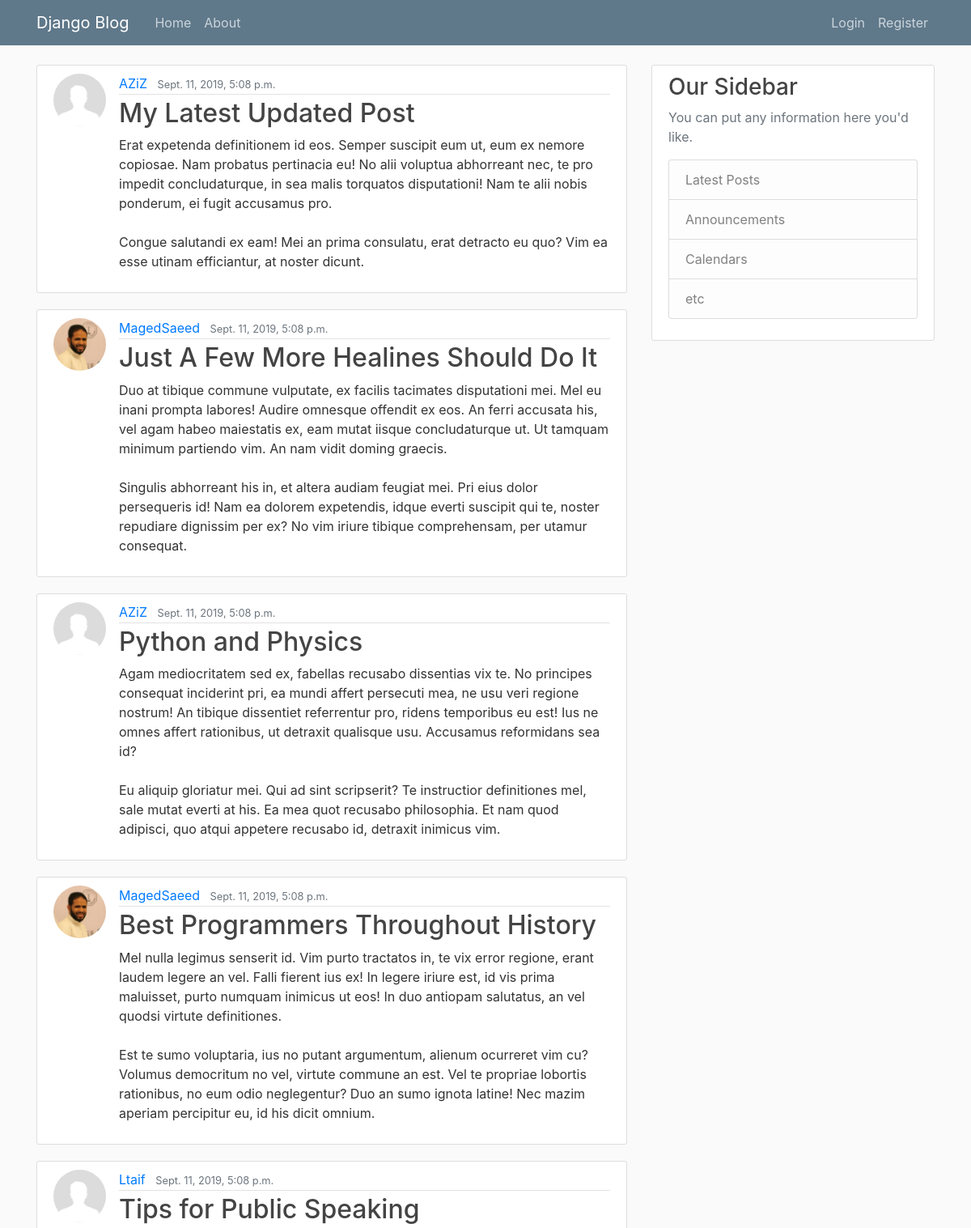
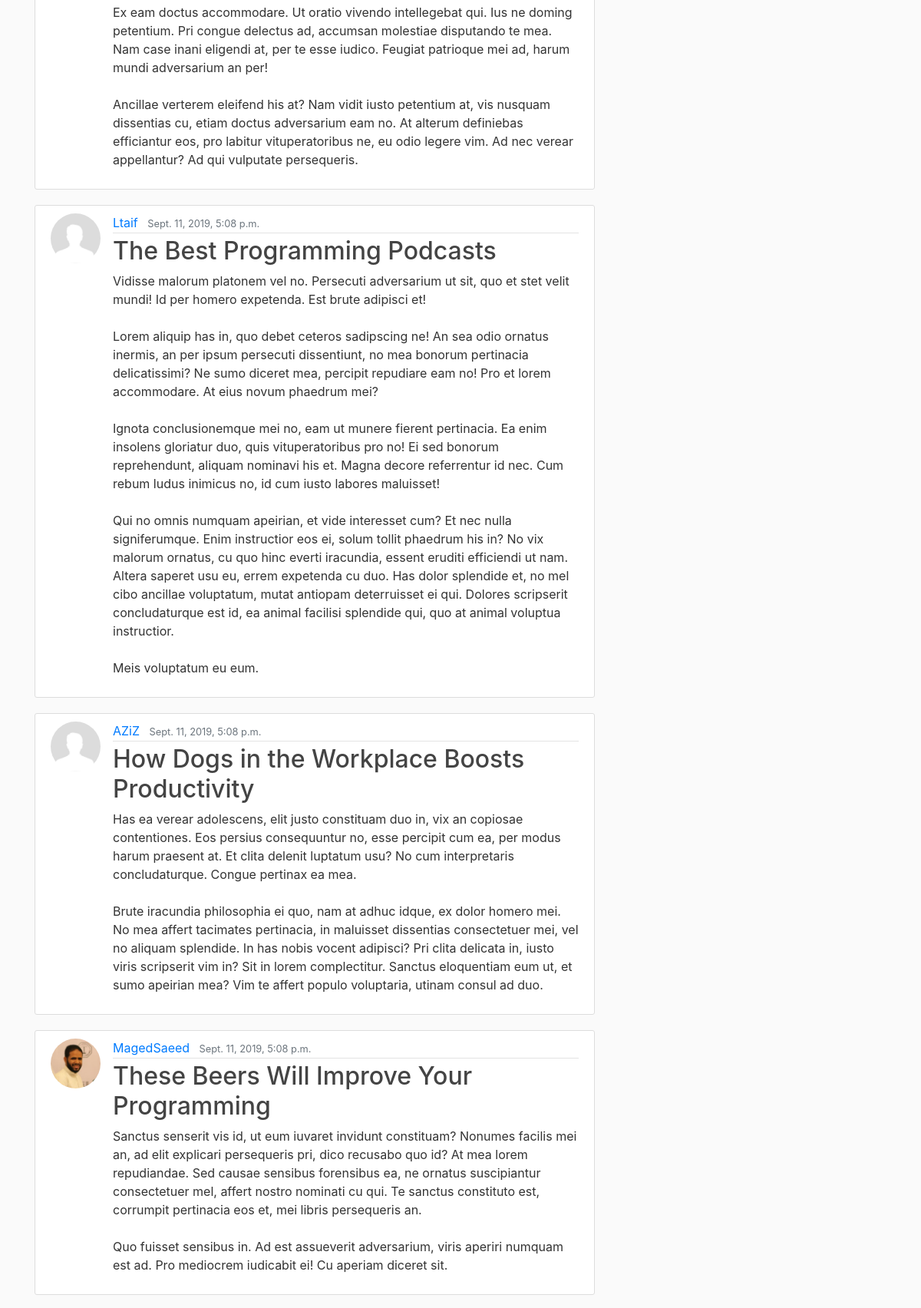
The page / (upper part) on the database its author committed (2 pictures, top to bottom).
### Blog/models.py (models this page shows, shortened)
class Post(models.Model):
    title = models.CharField(max_length=250)
    content = models.TextField()
    date_posted = models.DateTimeField(default=timezone.now)
    date_last_modified = models.DateTimeField(auto_now=True)
    author = models.ForeignKey(User, on_delete=models.CASCADE)

### Users/models.py (models this page shows, shortened)
class Profile(models.Model):
    user = models.OneToOneField(User, on_delete=models.CASCADE)
    img = models.ImageField(default='default.jpg', upload_to='profile_pics')

### Blog/views.py (the view)
# urls.py: path('', PostListView.as_view(), name="blog-home"),
class PostListView(ListView):
    model = Post
    template_name = 'blog/home.html'
    context_object_name = 'posts'
    ordering = ['-date_posted']

### Blog/templates/blog/home.html
{% extends "blog/base.html" %}
{% block content %}
    {% for post in posts %}
        <article class="media content-section">
            <img class="rounded-circle article-img" src="{{ post.author.profile.img.url }}" alt="">
            <div class="media-body">
                <div class="article-metadata">
                    <a class="mr-2" href="#">{{ post.author }}</a>
                    <small class="text-muted">{{ post.date_posted }}</small>
                </div>
                <h2><a class="article-title" href="{% url 'Blog:post-detail' post.id %}">{{ post.title }}</a></h2>
                <p class="article-content">{{ post.content }}</p>
            </div>
        </article>
    {% endfor %}
{% endblock content %}

### Blog/static/blog/main.css (style rules this page uses)
body { background: #fafafa; color: #333333; margin-top: 5rem; }
h1, h2, h3, h4, h5, h6 { color: #444444; }
.content-section { background: #ffffff; padding: 10px 20px; border: 1px solid #dddddd; border-radius: 3px; margin-bottom: 20px; }
.article-title { color: #444444; }
.article-content { white-space: pre-line; }
.article-img { height: 65px; width: 65px; margin-right: 16px; }
.article-metadata { padding-bottom: 1px; margin-bottom: 4px; border-bottom: 1px solid #e3e3e3 }

### rows shown on the page
Post: author.profile.img (placeholder picture), author "AZiZ", date_posted "Sept. 11, 2019, 5:08 p.m.", title "My Latest Updated Post", content "Erat expetenda definitionem id eos. Semper suscipit eum ut, eum ex nemore copiosae. Nam probatus pertinacia eu! No alii voluptua abhorreant nec, te pro impedit concludaturque, in sea malis torquatos disputationi! Nam te alii nobis ponderum, ei fugit accusamus pro. Congue salutandi ex eam! Mei an prima consulatu, erat detracto eu quo? Vim ea esse utinam efficiantur, at noster dicunt."
Post: author.profile.img (picture), author "MagedSaeed", date_posted "Sept. 11, 2019, 5:08 p.m.", title "Just A Few More Healines Should Do It", content "Duo at tibique commune vulputate, ex facilis tacimates disputationi mei. Mel eu inani prompta labores! Audire omnesque offendit ex eos. An ferri accusata his, vel agam habeo maiestatis ex, eam mutat iisque concludaturque ut. Ut tamquam minimum partiendo vim. An nam vidit doming graecis. Singulis abhorreant his in, et altera audiam feugiat mei. Pri eius dolor persequeris id! Nam ea dolorem expetendis, idque everti suscipit qui te, noster repudiare dignissim per ex? No vim iriure tibique comprehensam, per utamur consequat."
Post: author.profile.img (placeholder picture), author "AZiZ", date_posted "Sept. 11, 2019, 5:08 p.m.", title "Python and Physics", content "Agam mediocritatem sed ex, fabellas recusabo dissentias vix te. No principes consequat inciderint pri, ea mundi affert persecuti mea, ne usu veri regione nostrum! An tibique dissentiet referrentur pro, ridens temporibus eu est! Ius ne omnes affert rationibus, ut detraxit qualisque usu. Accusamus reformidans sea id? Eu aliquip gloriatur mei. Qui ad sint scripserit? Te instructior definitiones mel, sale mutat everti at his. Ea mea quot recusabo philosophia. Et nam quod adipisci, quo atqui appetere recusabo id, detraxit inimicus vim."
Post: author.profile.img (picture), author "MagedSaeed", date_posted "Sept. 11, 2019, 5:08 p.m.", title "Best Programmers Throughout History", content "Mel nulla legimus senserit id. Vim purto tractatos in, te vix error regione, erant laudem legere an vel. Falli fierent ius ex! In legere iriure est, id vis prima maluisset, purto numquam inimicus ut eos! In duo antiopam salutatus, an vel quodsi virtute definitiones. Est te sumo voluptaria, ius no putant argumentum, alienum ocurreret vim cu? Volumus democritum no vel, virtute commune an est. Vel te propriae lobortis rationibus, no eum odio neglegentur? Duo an sumo ignota latine! Nec mazim aperiam percipitur eu, id his dicit omnium."
Post: author.profile.img (placeholder picture), author "Ltaif", date_posted "Sept. 11, 2019, 5:08 p.m.", title "Tips for Public Speaking", content "Ex eam doctus accommodare. Ut oratio vivendo intellegebat qui. Ius ne doming petentium. Pri congue delectus ad, accumsan molestiae disputando te mea. Nam case inani eligendi at, per te esse iudico. Feugiat patrioque mei ad, harum mundi adversarium an per! Ancillae verterem eleifend his at? Nam vidit iusto petentium at, vis nusquam dissentias cu, etiam doctus adversarium eam no. At alterum definiebas efficiantur eos, pro labitur vituperatoribus ne, eu odio legere vim. Ad nec verear appellantur? Ad qui vulputate persequeris."
Post: author.profile.img (placeholder picture), author "Ltaif", date_posted "Sept. 11, 2019, 5:08 p.m.", title "The Best Programming Podcasts", content "Vidisse malorum platonem vel no. Persecuti adversarium ut sit, quo et stet velit mundi! Id per homero expetenda. Est brute adipisci et! Lorem aliquip has in, quo debet ceteros sadipscing ne! An sea odio ornatus inermis, an per ipsum persecuti dissentiunt, no mea bonorum pertinacia delicatissimi? Ne sumo diceret mea, percipit repudiare eam no! Pro et lorem accommodare. At eius novum phaedrum mei? Ignota conclusionemque mei no, eam ut munere fierent pertinacia. Ea enim insolens gloriatur duo, quis vituperatoribus pro no! Ei sed bonorum reprehendunt, aliquam nominavi his et. Magna decore referrentur id nec. Cum rebum ludus inimicus no, id cum iusto labores maluisset! Qui no omnis numquam…"
Post: author.profile.img (placeholder picture), author "AZiZ", date_posted "Sept. 11, 2019, 5:08 p.m.", title "How Dogs in the Workplace Boosts Productivity", content "Has ea verear adolescens, elit justo constituam duo in, vix an copiosae contentiones. Eos persius consequuntur no, esse percipit cum ea, per modus harum praesent at. Et clita delenit luptatum usu? No cum interpretaris concludaturque. Congue pertinax ea mea. Brute iracundia philosophia ei quo, nam at adhuc idque, ex dolor homero mei. No mea affert tacimates pertinacia, in maluisset dissentias consectetuer mei, vel no aliquam splendide. In has nobis vocent adipisci? Pri clita delicata in, iusto viris scripserit vim in? Sit in lorem complectitur. Sanctus eloquentiam eum ut, et sumo apeirian mea? Vim te affert populo voluptaria, utinam consul ad duo."
Post: author.profile.img (picture), author "MagedSaeed", date_posted "Sept. 11, 2019, 5:08 p.m.", title "These Beers Will Improve Your Programming", content "Sanctus senserit vis id, ut eum iuvaret invidunt constituam? Nonumes facilis mei an, ad elit explicari persequeris pri, dico recusabo quo id? At mea lorem repudiandae. Sed causae sensibus forensibus ea, ne ornatus suscipiantur consectetuer mel, affert nostro nominati cu qui. Te sanctus constituto est, corrumpit pertinacia eos et, mei libris persequeris an. Quo fuisset sensibus in. Ad est assueverit adversarium, viris aperiri numquam est ad. Pro mediocrem iudicabit ei! Cu aperiam diceret sit."
